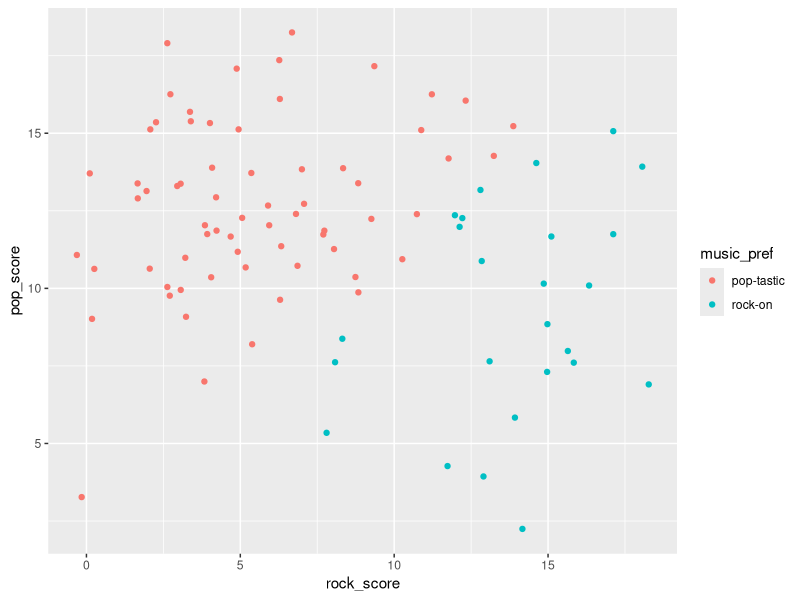
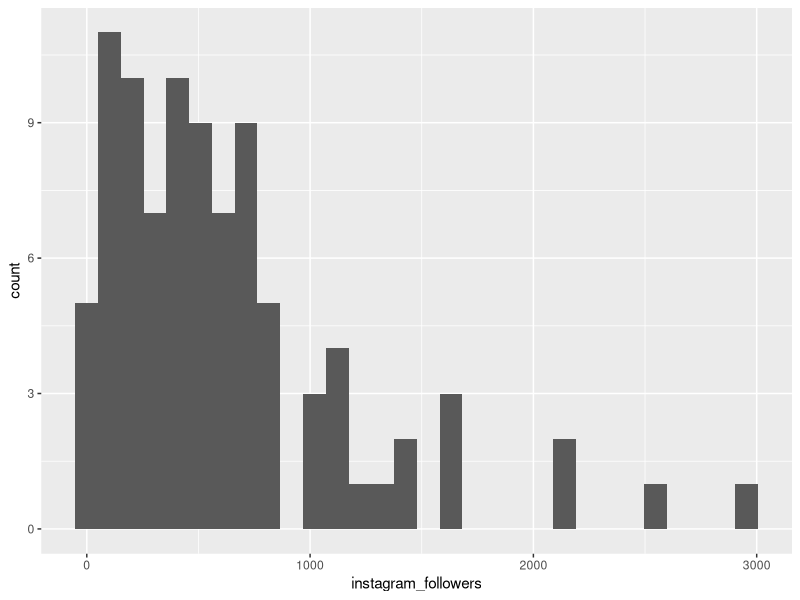
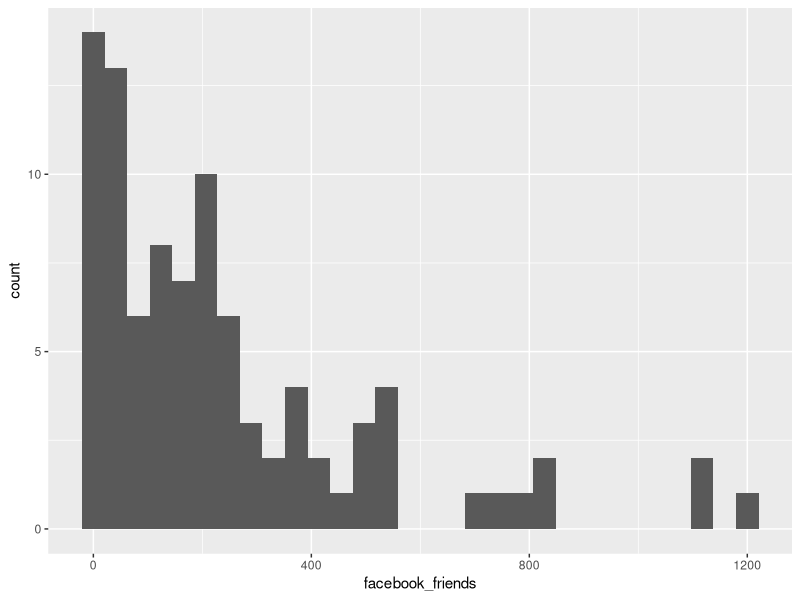
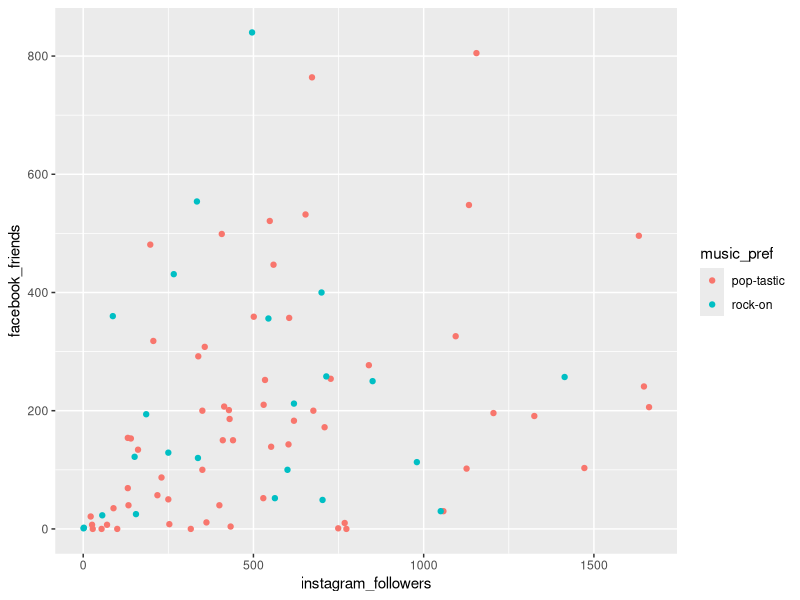

R code for these plots, in order: (Note: this script raises an error after producing the figures.)
library(tidyverse)
library(pwr)
library(rstatix)

data_w9 <- read_csv("music_smedia.csv") # read in the data

# TASK 1 - data visualisation and cleaning

data_w9 %>% 
  ggplot() +
  geom_jitter(aes(x = rock_score, y = pop_score, colour = music_pref))

# draw a histogram of the instagram followers data
data_w9 %>% 
  ggplot() +
  geom_histogram(aes(x = instagram_followers))

# draw a histogram of the facebook friends data
data_w9 %>% 
  ggplot() +
  geom_histogram(aes(x = facebook_friends))

data_w9 <- 
  data_w9 %>% 
  mutate(z_FF = scale(facebook_friends), # z-transform of facebook friends
         z_IF = scale(instagram_followers)) # z-transform of instagram followers

# removing outliers
data_w9_f <- 
  data_w9 %>% 
  filter(z_FF < 2.5 & z_IF < 2.5) # 


# TASK 2 - Testing differences with a t-test

#optional plot - probably remove
data_w9_f %>% 
  ggplot() +
  geom_point(aes(x = instagram_followers, y = facebook_friends, colour = music_pref))

# summarise the data
data_w9_f %>% 
  group_by(music_pref) %>% 
  summarise(meanFF = mean(facebook_friends),
            meanIF = mean(instagram_followers),
            N = n()) # how many in each group - no need to edit this

# collect the relevant data for t-test

# test for equality of variances
var.test(data = data_w9_f, facebook_friends ~ music_pref)

# perform the t-test
t.test(data = data_w9_f, 
       facebook_friends ~ music_pref, 
       paired = FALSE, 
       var.equal = TRUE) # change this based on the results of your levene test


# TASK 3 - Power calculations

data_stroop <- read_csv("data_stroop.csv")

# this code removes the control condition from the Stroop data
data_stroop <- 
  data_stroop %>% 
  filter(condition == "compatible" | condition == "incompatible")

# find the effect size (d) for the Stroop effect
cohens_d(data = data_stroop, 
         time ~ condition)

pwr.t.test(n = 20, d = .92, type = "paired") # what power would we achieve?

pwr.t.test(power = .8, d = .92, type = "paired") # what N would we need?

pwr.t.test(power = .9, n = 40, type = "paired") # what effect size could we detect?
